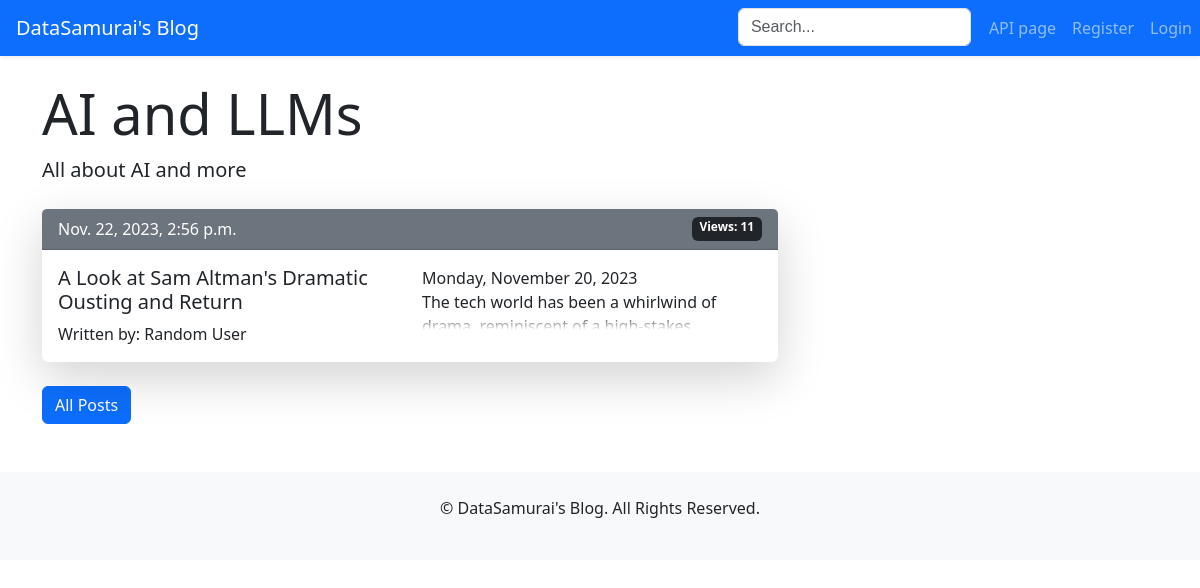
/blog/category/5/, run on the app's committed database.
### posts/models.py (models this page shows, shortened)
class Category(models.Model):
    title = models.CharField(max_length=30)
    description = models.TextField()
    class Meta:
        ordering = ['title']
        verbose_name_plural = 'Categories'

class Post(models.Model):
    title = models.CharField(max_length=100, unique=True)
    content = RichTextField()
    category = models.ForeignKey('Category', on_delete=models.SET_NULL, null=True)
    author = models.ForeignKey(settings.AUTH_USER_MODEL, on_delete=models.SET_NULL, null=True)
    date_scheduled = models.DateTimeField(null=True, blank=True)
    date_published = models.DateTimeField(null=True, blank=True)
    views = models.PositiveIntegerField(default=0)
    share_count = models.IntegerField(default=0)
    is_published = models.BooleanField(default=False)
    class Meta:
        ordering = ['-date_published']

### users/models.py (models this page shows, shortened)
class CustomUser(AbstractUser):
    is_banned = models.BooleanField(default=False)
    bio = models.CharField(max_length=200, blank=True, null=True, default=None)
    social_media = models.JSONField(default=dict, blank=True)
    profile_picture = models.ImageField(upload_to='profile_pictures/', blank=True, null=True)
    class Meta:
        ordering = ['id']

### posts/views.py (the view)
# urls.py: path('category/<int:category_id>/', views.CategoryDetailView.as_view(), name='category_detail'),
class CategoryDetailView(DetailView):
    model = Category
    template_name = 'posts/category_detail.html'
    context_object_name = 'category'
    def get_object(self, queryset=None):
        category_id = self.kwargs.get('category_id')
        return get_object_or_404(self.model, pk=category_id)
    def get_context_data(self, **kwargs):
        context = super().get_context_data(**kwargs)
        context['posts'] = self.object.post_set.filter(is_published=True)
        return context

### utils/utils.py (called while the page is built)
def get_user_ip(request):
    x_forwarded_for = request.META.get('HTTP_X_FORWARDED_FOR')
    if x_forwarded_for:
        ip = x_forwarded_for.split(',')[0]
    else:
        ip = request.META.get('REMOTE_ADDR')
    return ip

### templates/posts/category_detail.html
{% extends 'base.html' %}
{% block page_content %}
    <h2 class="display-4">{{ category.title }}</h2>
    <p class="lead">{{ category.description }}</p>
    <div class="row mt-4">
        <div class="col-md-8">
            {% for post in posts %}
                <div class="card mb-4 border-0 shadow-lg">
                    <div class="card-header bg-secondary text-white d-flex justify-content-between">
                        <span>{{ post.date_published }}</span>
                        <span class="badge bg-dark">Views: {{ post.views }}</span>
                    </div>
                    <div class="card-body">
                        <div class="row">
                            <div class="col-md-6">
                                <h5 class="card-title">
                                    <a href="{% url 'post_detail' post.id %}" class="text-dark text-decoration-none">
                                        {{ post.title }}
                                    </a>
                                </h5>
                                <p class="card-text">Written
                                    by: {{ post.author.first_name }} {{ post.author.last_name }}</p>
                            </div>
                            <div class="col-md-6">
                                <div class="fade-out">
                                    {{ post.content|safe }}
                                </div>
                            </div>
                        </div>
                    </div>
                </div>
            {% endfor %}
        </div>
    </div>
    <a href="{% url 'post_list' %}" class="btn btn-primary">All Posts</a>
{% endblock %}

### templates/base.html (style rules this page uses)
.fade-out { position: relative; height: 4em; overflow: hidden; }
.fade-out::before { content: ""; position: absolute; bottom: 0; left: 0; width: 100%; height: 1em; background: linear-gradient(to top, white, transparent); }

### data on the page
Category: title "AI and LLMs", description "All about AI and more"
Post: date_published "Nov. 22, 2023, 2:56 p.m.", views "11", title "A Look at Sam Altman's Dramatic Ousting and Return", author.first_name "Random", author.last_name "User", content "Monday, November 20, 2023 The tech world has been a whirlwind of…"
